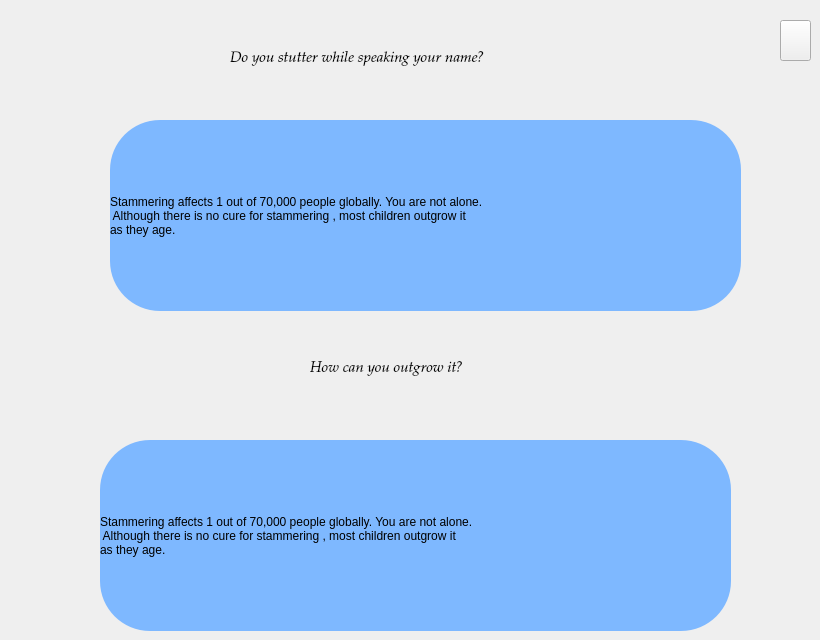
      <widget class="QWidget" name="page_7">
       <property name="styleSheet">
        <string notr="true"/>
       </property>
       <widget class="QLabel" name="label_13">
        <property name="geometry">
         <rect>
          <x>230</x>
          <y>30</y>
          <width>361</width>
          <height>61</height>
         </rect>
        </property>
        <property name="font">
         <font>
          <family>Palatino Linotype</family>
          <pointsize>11</pointsize>
         </font>
        </property>
        <property name="styleSheet">
         <string notr="true">background-color:&quot;pink&quot;;
border-radius:20px;
</string>
        </property>
        <property name="text">
         <string>&lt;html&gt;&lt;head/&gt;&lt;body&gt;&lt;p&gt;&lt;span style=&quot; font-style:italic;&quot;&gt;Do you stutter while speaking your name?&lt;/span&gt;&lt;/p&gt;&lt;/body&gt;&lt;/html&gt;</string>
        </property>
       </widget>
       <widget class="QPushButton" name="pushButton_3">
        <property name="geometry">
         <rect>
          <x>780</x>
          <y>20</y>
          <width>31</width>
          <height>41</height>
         </rect>
        </property>
        <property name="styleSheet">
         <string notr="true">image: url(:/newPrefix/download.jpg);
color:&quot;red&quot;;</string>
        </property>
        <property name="text">
         <string/>
        </property>
       </widget>
       <widget class="QLabel" name="label_14">
        <property name="geometry">
         <rect>
          <x>110</x>
          <y>120</y>
          <width>631</width>
          <height>191</height>
         </rect>
        </property>
        <property name="styleSheet">
         <string notr="true">background-color:rgb(126, 184, 255);
font: 12pt &quot;Segoe Script&quot;;
border-radius:50px;
</string>
        </property>
        <property name="text">
         <string>Stammering affects 1 out of 70,000 people globally. You are not alone.
 Although there is no cure for stammering , most children outgrow it 
as they age.</string>
        </property>
        <property name="scaledContents">
         <bool>false</bool>
        </property>
        <property name="wordWrap">
         <bool>true</bool>
        </property>
       </widget>
       <widget class="QLabel" name="label_15">
        <property name="geometry">
         <rect>
          <x>310</x>
          <y>340</y>
          <width>201</width>
          <height>61</height>
         </rect>
        </property>
        <property name="font">
         <font>
          <family>Palatino Linotype</family>
          <pointsize>11</pointsize>
         </font>
        </property>
        <property name="styleSheet">
         <string notr="true">background-color:&quot;pink&quot;;
border-radius:20px;
</string>
        </property>
        <property name="text">
         <string>&lt;html&gt;&lt;head/&gt;&lt;body&gt;&lt;p&gt;&lt;span style=&quot; font-style:italic;&quot;&gt;How can you outgrow it?&lt;/span&gt;&lt;/p&gt;&lt;/body&gt;&lt;/html&gt;</string>
        </property>
       </widget>
       <widget class="QLabel" name="label_16">
        <property name="geometry">
         <rect>
          <x>100</x>
          <y>440</y>
          <width>631</width>
          <height>191</height>
         </rect>
        </property>
        <property name="styleSheet">
         <string notr="true">background-color:rgb(126, 184, 255);
font: 12pt &quot;Segoe Script&quot;;
border-radius:50px;
</string>
        </property>
        <property name="text">
         <string>Stammering affects 1 out of 70,000 people globally. You are not alone.
 Although there is no cure for stammering , most children outgrow it 
as they age.</string>
        </property>
        <property name="scaledContents">
         <bool>false</bool>
        </property>
        <property name="wordWrap">
         <bool>true</bool>
        </property>
       </widget>
      </widget>
